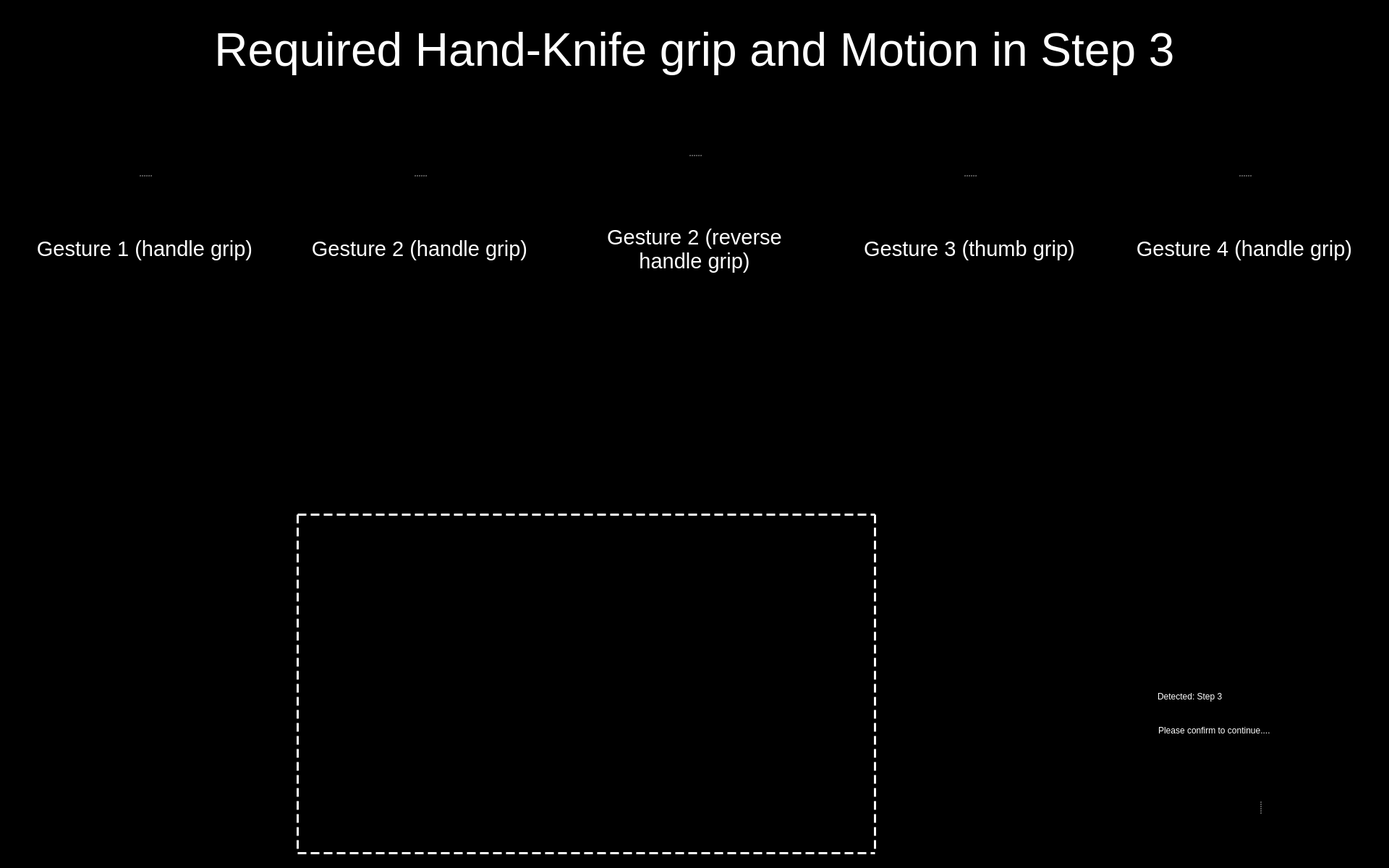
<?xml version="1.0" encoding="UTF-8"?>
<ui version="4.0">
 <class>Entry_Step_3_UI</class>
 <widget class="QWidget" name="Entry_Step_3_UI">
  <property name="windowModality">
   <enum>Qt::WindowModal</enum>
  </property>
  <property name="enabled">
   <bool>true</bool>
  </property>
  <property name="geometry">
   <rect>
    <x>0</x>
    <y>0</y>
    <width>1920</width>
    <height>1200</height>
   </rect>
  </property>
  <property name="sizePolicy">
   <sizepolicy hsizetype="Preferred" vsizetype="Preferred">
    <horstretch>0</horstretch>
    <verstretch>0</verstretch>
   </sizepolicy>
  </property>
  <property name="minimumSize">
   <size>
    <width>0</width>
    <height>0</height>
   </size>
  </property>
  <property name="maximumSize">
   <size>
    <width>1920</width>
    <height>1200</height>
   </size>
  </property>
  <property name="windowTitle">
   <string>Food Assist</string>
  </property>
  <property name="windowOpacity">
   <double>1.000000000000000</double>
  </property>
  <property name="styleSheet">
   <string notr="true">background-color: rgb(0, 0, 0);</string>
  </property>
  <widget class="QWidget" name="widget" native="true">
   <property name="geometry">
    <rect>
     <x>1540</x>
     <y>940</y>
     <width>381</width>
     <height>81</height>
    </rect>
   </property>
   <property name="styleSheet">
    <string notr="true">background-color: rgb(0, 0, 0);</string>
   </property>
   <widget class="QLabel" name="label">
    <property name="geometry">
     <rect>
      <x>10</x>
      <y>0</y>
      <width>41</width>
      <height>51</height>
     </rect>
    </property>
    <property name="styleSheet">
     <string notr="true"/>
    </property>
    <property name="text">
     <string/>
    </property>
    <property name="pixmap">
     <pixmap resource="resources/res.qrc">:/img/Icon Detected.svg</pixmap>
    </property>
    <property name="alignment">
     <set>Qt::AlignRight|Qt::AlignTrailing|Qt::AlignVCenter</set>
    </property>
   </widget>
   <widget class="QLabel" name="label_2">
    <property name="geometry">
     <rect>
      <x>60</x>
      <y>3</y>
      <width>281</width>
      <height>40</height>
     </rect>
    </property>
    <property name="styleSheet">
     <string notr="true">font: 75 28pt &quot;Arial&quot;;
color: rgb(255, 255, 255);</string>
    </property>
    <property name="text">
     <string>Detected: Step 3</string>
    </property>
    <property name="textFormat">
     <enum>Qt::RichText</enum>
    </property>
   </widget>
   <widget class="QLabel" name="label_3">
    <property name="geometry">
     <rect>
      <x>61</x>
      <y>54</y>
      <width>321</width>
      <height>31</height>
     </rect>
    </property>
    <property name="styleSheet">
     <string notr="true">font: 18pt &quot;Arial&quot;;
color: rgb(255, 255, 255)</string>
    </property>
    <property name="text">
     <string>Please confirm to continue....</string>
    </property>
   </widget>
  </widget>
  <widget class="QLabel" name="img_detected_step3">
   <property name="geometry">
    <rect>
     <x>1470</x>
     <y>530</y>
     <width>441</width>
     <height>401</height>
    </rect>
   </property>
   <property name="frameShape">
    <enum>QFrame::NoFrame</enum>
   </property>
   <property name="text">
    <string/>
   </property>
   <property name="pixmap">
    <pixmap resource="resources/res.qrc">:/detected steps/Detected Step3.png</pixmap>
   </property>
   <property name="scaledContents">
    <bool>true</bool>
   </property>
  </widget>
  <widget class="QLabel" name="label_8">
   <property name="geometry">
    <rect>
     <x>410</x>
     <y>710</y>
     <width>801</width>
     <height>471</height>
    </rect>
   </property>
   <property name="styleSheet">
    <string notr="true">border :3px solid white;
border-style : dashed;
background-color: rgb(0, 0, 0, 0);</string>
   </property>
   <property name="text">
    <string/>
   </property>
  </widget>
  <widget class="QWidget" name="widget_2" native="true">
   <property name="geometry">
    <rect>
     <x>1559</x>
     <y>1030</y>
     <width>361</width>
     <height>161</height>
    </rect>
   </property>
   <property name="styleSheet">
    <string notr="true">background-color: rgb(0,0,0);</string>
   </property>
   <widget class="QSplitter" name="splitter">
    <property name="geometry">
     <rect>
      <x>10</x>
      <y>10</y>
      <width>345</width>
      <height>150</height>
     </rect>
    </property>
    <property name="frameShape">
     <enum>QFrame::NoFrame</enum>
    </property>
    <property name="frameShadow">
     <enum>QFrame::Plain</enum>
    </property>
    <property name="lineWidth">
     <number>0</number>
    </property>
    <property name="orientation">
     <enum>Qt::Horizontal</enum>
    </property>
    <property name="opaqueResize">
     <bool>false</bool>
    </property>
    <property name="handleWidth">
     <number>45</number>
    </property>
    <property name="childrenCollapsible">
     <bool>false</bool>
    </property>
    <widget class="QPushButton" name="button_yes">
     <property name="enabled">
      <bool>true</bool>
     </property>
     <property name="minimumSize">
      <size>
       <width>81</width>
       <height>81</height>
      </size>
     </property>
     <property name="maximumSize">
      <size>
       <width>150</width>
       <height>150</height>
      </size>
     </property>
     <property name="cursor">
      <cursorShape>OpenHandCursor</cursorShape>
     </property>
     <property name="focusPolicy">
      <enum>Qt::WheelFocus</enum>
     </property>
     <property name="contextMenuPolicy">
      <enum>Qt::DefaultContextMenu</enum>
     </property>
     <property name="icon">
      <iconset resource="resources/res.qrc">
       <normaloff>:/buttons/Button Yes.svg</normaloff>:/buttons/Button Yes.svg</iconset>
     </property>
     <property name="iconSize">
      <size>
       <width>144</width>
       <height>144</height>
      </size>
     </property>
     <property name="autoDefault">
      <bool>false</bool>
     </property>
     <property name="default">
      <bool>false</bool>
     </property>
     <property name="flat">
      <bool>true</bool>
     </property>
    </widget>
    <widget class="QPushButton" name="button_no">
     <property name="enabled">
      <bool>true</bool>
     </property>
     <property name="minimumSize">
      <size>
       <width>81</width>
       <height>81</height>
      </size>
     </property>
     <property name="maximumSize">
      <size>
       <width>150</width>
       <height>150</height>
      </size>
     </property>
     <property name="cursor">
      <cursorShape>OpenHandCursor</cursorShape>
     </property>
     <property name="focusPolicy">
      <enum>Qt::WheelFocus</enum>
     </property>
     <property name="contextMenuPolicy">
      <enum>Qt::DefaultContextMenu</enum>
     </property>
     <property name="icon">
      <iconset resource="resources/res.qrc">
       <normaloff>:/buttons/Button No.svg</normaloff>:/buttons/Button No.svg</iconset>
     </property>
     <property name="iconSize">
      <size>
       <width>144</width>
       <height>144</height>
      </size>
     </property>
     <property name="autoDefault">
      <bool>false</bool>
     </property>
     <property name="default">
      <bool>false</bool>
     </property>
     <property name="flat">
      <bool>true</bool>
     </property>
    </widget>
   </widget>
  </widget>
  <widget class="QSplitter" name="splitter_4">
   <property name="geometry">
    <rect>
     <x>800</x>
     <y>160</y>
     <width>320</width>
     <height>311</height>
    </rect>
   </property>
   <property name="orientation">
    <enum>Qt::Vertical</enum>
   </property>
   <widget class="QLabel" name="image_required_3">
    <property name="maximumSize">
     <size>
      <width>320</width>
      <height>240</height>
     </size>
    </property>
    <property name="text">
     <string/>
    </property>
    <property name="pixmap">
     <pixmap resource="resources/res.qrc">:/img/step3_gesture2_2.png</pixmap>
    </property>
    <property name="scaledContents">
     <bool>true</bool>
    </property>
   </widget>
   <widget class="QLabel" name="text_required_3">
    <property name="font">
     <font>
      <family>Arial</family>
      <pointsize>22</pointsize>
      <weight>9</weight>
      <italic>false</italic>
      <bold>false</bold>
     </font>
    </property>
    <property name="styleSheet">
     <string notr="true">font: 75 22pt &quot;Arial&quot;;
color: rgb(255, 255, 255);</string>
    </property>
    <property name="text">
     <string>Gesture 2 (reverse handle grip)</string>
    </property>
    <property name="textFormat">
     <enum>Qt::PlainText</enum>
    </property>
    <property name="alignment">
     <set>Qt::AlignCenter</set>
    </property>
    <property name="wordWrap">
     <bool>true</bool>
    </property>
   </widget>
  </widget>
  <widget class="QSplitter" name="splitter_2">
   <property name="geometry">
    <rect>
     <x>40</x>
     <y>160</y>
     <width>320</width>
     <height>282</height>
    </rect>
   </property>
   <property name="orientation">
    <enum>Qt::Vertical</enum>
   </property>
   <widget class="QLabel" name="image_required_1">
    <property name="maximumSize">
     <size>
      <width>320</width>
      <height>240</height>
     </size>
    </property>
    <property name="text">
     <string/>
    </property>
    <property name="pixmap">
     <pixmap resource="resources/res.qrc">:/img/step3_gesture1.png</pixmap>
    </property>
    <property name="scaledContents">
     <bool>true</bool>
    </property>
   </widget>
   <widget class="QLabel" name="text_required_1">
    <property name="font">
     <font>
      <family>Arial</family>
      <pointsize>22</pointsize>
      <weight>9</weight>
      <italic>false</italic>
      <bold>false</bold>
     </font>
    </property>
    <property name="styleSheet">
     <string notr="true">font: 75 22pt &quot;Arial&quot;;
color: rgb(255, 255, 255);</string>
    </property>
    <property name="text">
     <string>Gesture 1 (handle grip)</string>
    </property>
    <property name="textFormat">
     <enum>Qt::PlainText</enum>
    </property>
    <property name="alignment">
     <set>Qt::AlignCenter</set>
    </property>
    <property name="wordWrap">
     <bool>true</bool>
    </property>
   </widget>
  </widget>
  <widget class="QSplitter" name="splitter_5">
   <property name="geometry">
    <rect>
     <x>1180</x>
     <y>160</y>
     <width>320</width>
     <height>282</height>
    </rect>
   </property>
   <property name="orientation">
    <enum>Qt::Vertical</enum>
   </property>
   <widget class="QLabel" name="image_required_4">
    <property name="maximumSize">
     <size>
      <width>320</width>
      <height>240</height>
     </size>
    </property>
    <property name="text">
     <string/>
    </property>
    <property name="pixmap">
     <pixmap resource="resources/res.qrc">:/img/step3_gesture3.png</pixmap>
    </property>
    <property name="scaledContents">
     <bool>true</bool>
    </property>
   </widget>
   <widget class="QLabel" name="text_required_4">
    <property name="font">
     <font>
      <family>Arial</family>
      <pointsize>22</pointsize>
      <weight>9</weight>
      <italic>false</italic>
      <bold>false</bold>
     </font>
    </property>
    <property name="styleSheet">
     <string notr="true">font: 75 22pt &quot;Arial&quot;;
color: rgb(255, 255, 255);</string>
    </property>
    <property name="text">
     <string>Gesture 3 (thumb grip)</string>
    </property>
    <property name="textFormat">
     <enum>Qt::PlainText</enum>
    </property>
    <property name="alignment">
     <set>Qt::AlignCenter</set>
    </property>
    <property name="wordWrap">
     <bool>true</bool>
    </property>
   </widget>
  </widget>
  <widget class="QSplitter" name="splitter_3">
   <property name="geometry">
    <rect>
     <x>420</x>
     <y>160</y>
     <width>320</width>
     <height>282</height>
    </rect>
   </property>
   <property name="orientation">
    <enum>Qt::Vertical</enum>
   </property>
   <widget class="QLabel" name="image_required_2">
    <property name="maximumSize">
     <size>
      <width>320</width>
      <height>240</height>
     </size>
    </property>
    <property name="text">
     <string/>
    </property>
    <property name="pixmap">
     <pixmap resource="resources/res.qrc">:/img/step3_gesture2_1.png</pixmap>
    </property>
    <property name="scaledContents">
     <bool>true</bool>
    </property>
   </widget>
   <widget class="QLabel" name="text_required_2">
    <property name="font">
     <font>
      <family>Arial</family>
      <pointsize>22</pointsize>
      <weight>9</weight>
      <italic>false</italic>
      <bold>false</bold>
     </font>
    </property>
    <property name="styleSheet">
     <string notr="true">font: 75 22pt &quot;Arial&quot;;
color: rgb(255, 255, 255);</string>
    </property>
    <property name="text">
     <string>Gesture 2 (handle grip)</string>
    </property>
    <property name="textFormat">
     <enum>Qt::PlainText</enum>
    </property>
    <property name="alignment">
     <set>Qt::AlignCenter</set>
    </property>
    <property name="wordWrap">
     <bool>true</bool>
    </property>
   </widget>
  </widget>
  <widget class="QSplitter" name="splitter_6">
   <property name="geometry">
    <rect>
     <x>1560</x>
     <y>160</y>
     <width>320</width>
     <height>282</height>
    </rect>
   </property>
   <property name="orientation">
    <enum>Qt::Vertical</enum>
   </property>
   <widget class="QLabel" name="image_required_5">
    <property name="maximumSize">
     <size>
      <width>320</width>
      <height>240</height>
     </size>
    </property>
    <property name="text">
     <string/>
    </property>
    <property name="pixmap">
     <pixmap resource="resources/res.qrc">:/img/step3_gesture4.png</pixmap>
    </property>
    <property name="scaledContents">
     <bool>true</bool>
    </property>
   </widget>
   <widget class="QLabel" name="text_required_5">
    <property name="font">
     <font>
      <family>Arial</family>
      <pointsize>22</pointsize>
      <weight>9</weight>
      <italic>false</italic>
      <bold>false</bold>
     </font>
    </property>
    <property name="styleSheet">
     <string notr="true">font: 75 22pt &quot;Arial&quot;;
color: rgb(255, 255, 255);</string>
    </property>
    <property name="text">
     <string>Gesture 4 (handle grip)</string>
    </property>
    <property name="textFormat">
     <enum>Qt::PlainText</enum>
    </property>
    <property name="alignment">
     <set>Qt::AlignCenter</set>
    </property>
    <property name="wordWrap">
     <bool>true</bool>
    </property>
   </widget>
  </widget>
  <widget class="QLabel" name="label_text_1">
   <property name="geometry">
    <rect>
     <x>40</x>
     <y>20</y>
     <width>1840</width>
     <height>100</height>
    </rect>
   </property>
   <property name="font">
    <font>
     <family>Arial</family>
     <pointsize>48</pointsize>
     <weight>9</weight>
     <italic>false</italic>
     <bold>false</bold>
    </font>
   </property>
   <property name="styleSheet">
    <string notr="true">font: 75 48pt &quot;Arial&quot;;
color: rgb(255, 255, 255);</string>
   </property>
   <property name="text">
    <string>Required Hand-Knife grip and Motion in Step 3</string>
   </property>
   <property name="textFormat">
    <enum>Qt::RichText</enum>
   </property>
   <property name="alignment">
    <set>Qt::AlignCenter</set>
   </property>
   <property name="wordWrap">
    <bool>true</bool>
   </property>
  </widget>
 </widget>
 <resources>
  <include location="resources/res.qrc"/>
  <include location="../de/resources/res.qrc"/>
 </resources>
 <connections/>
</ui>
